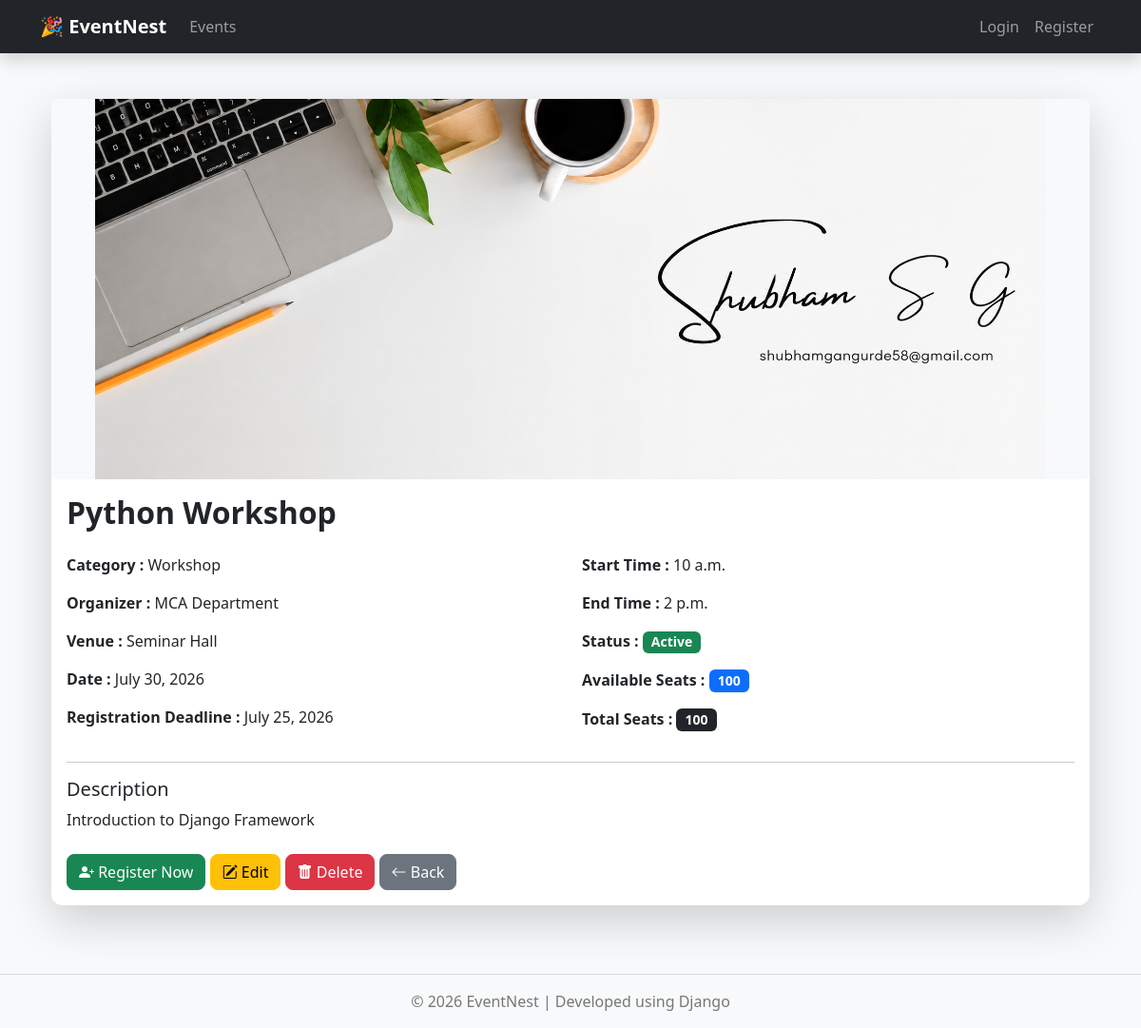
The app's page /events/detail/2/, older data.
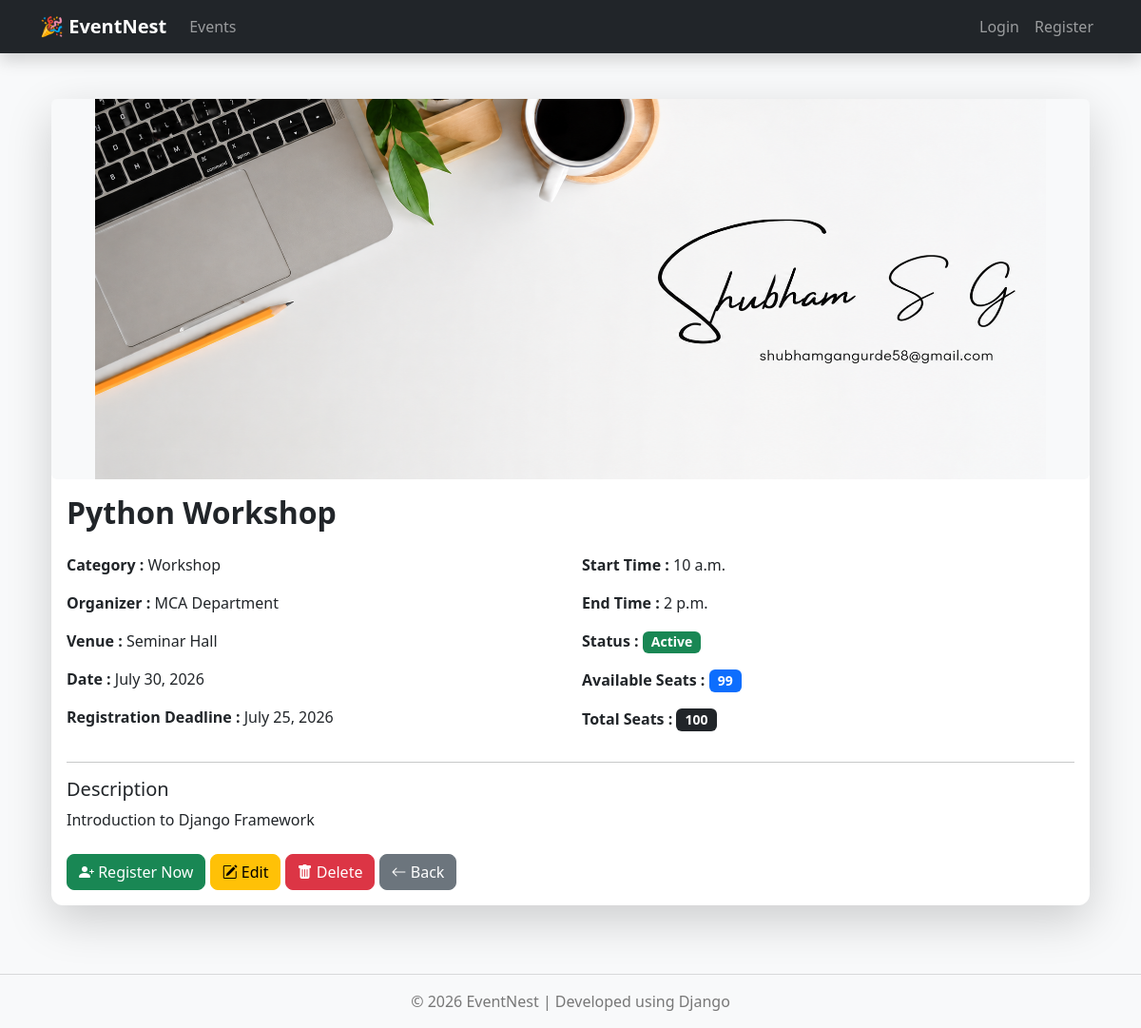
The same page, newer data.
### events/models.py (models this page shows, shortened)
class Event(models.Model):
    CATEGORY_CHOICES = [
        ("Workshop", "Workshop"),
        ("Seminar", "Seminar"),
        ("Hackathon", "Hackathon"),
        ("Competition", "Competition"),
        ("Webinar", "Webinar"),
    ]
    title = models.CharField(
        max_length=200
    )
    description = models.TextField()
    category = models.CharField(
        max_length=50,
        choices=CATEGORY_CHOICES,
        default="Workshop"
    )
    organizer = models.CharField(
        max_length=150
    )
    venue = models.CharField(
        max_length=150
    )
    event_date = models.DateField()
    registration_deadline = models.DateField(
        default=date.today
    )
    start_time = models.TimeField()
    end_time = models.TimeField()
    total_seats = models.PositiveIntegerField(
        default=0
    )
    available_seats = models.PositiveIntegerField(
        default=0
    )
    event_banner = models.ImageField(
        upload_to="events/",
        blank=True,
        null=True
    )
    status = models.BooleanField(
        default=True,
        help_text="True = Active, False = Inactive"
    )
    created_at = models.DateTimeField(
        auto_now_add=True
    )
    updated_at = models.DateTimeField(
        auto_now=True
    )
    class Meta:
        ordering = ["event_date", "start_time"]
        verbose_name = "Event"
        verbose_name_plural = "Events"

### events/views.py (the view)
# urls.py: path("<int:id>/", views.event_detail, name="event_detail"),
def event_detail(request, id):
    event = get_object_or_404(Event, id=id)
    return render(
        request,
        "events/event_detail.html",
        {"event": event}
    )

### templates/events/event_detail.html (shortened to what this page needs)
{% extends "base.html" %}
{% block content %}
<div class="container py-4">
<div class="card shadow-lg border-0">
{% if event.event_banner %}
<img src="{{ event.event_banner.url }}"
     class="img-fluid rounded"
     style="width:100%;
            max-height:400px;
            object-fit:contain;
            background:#f8f9fa;">
{% endif %}
<div class="card-body">
<h2 class="fw-bold mb-4">
{{ event.title }}
</h2>
<div class="row">
<div class="col-md-6">
<p>
<strong>Category :</strong>
{{ event.category }}
</p>
<p>
<strong>Organizer :</strong>
{{ event.organizer }}
</p>
<p>
<strong>Venue :</strong>
{{ event.venue }}
</p>
<p>
<strong>Date :</strong>
{{ event.event_date }}
</p>
<p>
<strong>Registration Deadline :</strong>
{{ event.registration_deadline }}
</p>
</div>
<div class="col-md-6">
<p>
<strong>Start Time :</strong>
{{ event.start_time }}
</p>
<p>
<strong>End Time :</strong>
{{ event.end_time }}
</p>
<p>
<p>
<strong>Status :</strong>
{% if event.status %}
<span class="badge bg-success">
Active
</span>
{% else %}
<span class="badge bg-danger">
Inactive
</span>
{% endif %}
</p>
<p>
<strong>Available Seats :</strong>
<span class="badge bg-primary">
{{ event.available_seats }}
</span>
</p>
<p>
<strong>Total Seats :</strong>
<span class="badge bg-dark">
{{ event.total_seats }}
</span>
</p>
</div>
</div>
<hr>
<h5>Description</h5>
<p>
{{ event.description }}
</p>
<div class="mt-4">
        {% if event.available_seats > 0 and event.status %}
        <a href="{% url 'register_event' event.id %}"
        class="btn btn-success">
            <i class="bi bi-person-plus-fill"></i>
            Register Now
        </a>
        {% else %}
        <button class="btn btn-secondary" disabled>
            <i class="bi bi-x-circle"></i>
            Registration Closed
        </button>
        {% endif %}
    <a href="{% url 'edit_event' event.id %}"
       class="btn btn-warning">
        <i class="bi bi-pencil-square"></i>
        Edit
    </a>
    <a href="{% url 'delete_event' event.id %}"
       class="btn btn-danger">
        <i class="bi bi-trash-fill"></i>
        Delete
    </a>
    <a href="{% url 'event_list' %}"
       class="btn btn-secondary">
        <i class="bi bi-arrow-left"></i>
        Back
    </a>
</div>
</div>
</div>
</div>
{% endblock %}

Row changes from the older to the newer data that the page shows:
changed Event "Python Workshop": available_seats "100" → "99"
